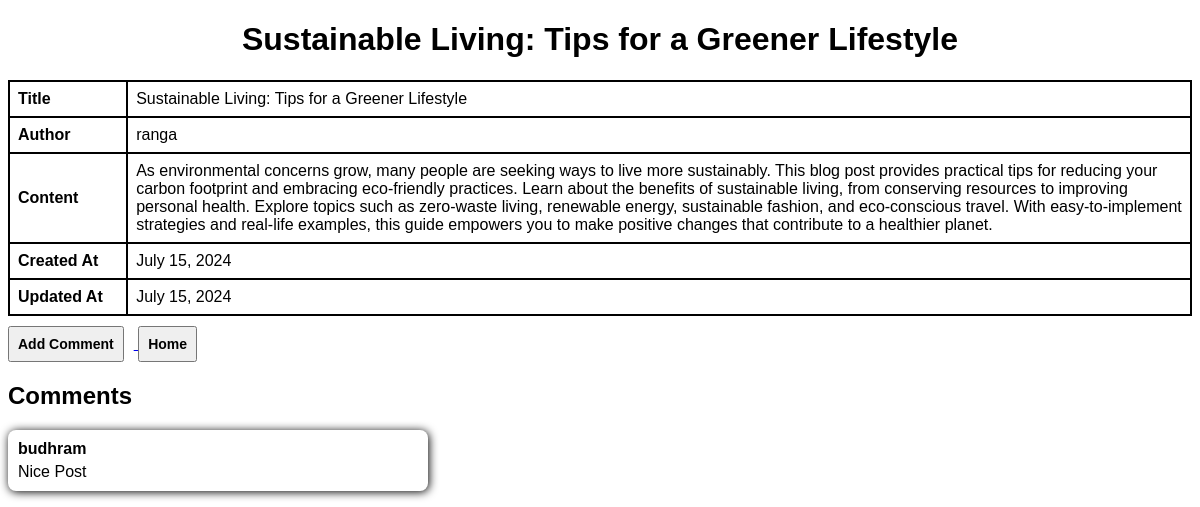
Page /blog/7/ on the committed database.
### blogapp/models.py (models this page shows, shortened)
class Post(models.Model):
    title = models.CharField(max_length=100)
    author = models.CharField(max_length=30, default='sameer')
    description = models.TextField()
    created_at = models.DateField(auto_now_add=True)
    updated_at = models.DateField(auto_now=True)
    comments = models.JSONField(default=list, blank=True)

### blogapp/views.py (the view)
# urls.py: path('blog/<int:id>/', views.showBlogDetails, name='details'),
def showBlogDetails(request, id):
    post = get_object_or_404(Post, pk=id)
    return render(request, 'details.html', {'post': post})

### templates/details.html (shortened to what this page needs)
{% extends "index.html" %}
{% load static %}
{% block style %}
    <link rel="stylesheet" href="{% static "css/details.css" %}">
{% endblock %}
{% block h1 %}
    <h1>{{post.title}}</h1>
{% endblock %}
{% block content %}
    <div>
        <table>
            <tbody>
                <tr>
                    <td class='th'>Title</td>
                    <td>{{post.title}}</td>
                </tr>
                <tr>
                    <td class='th'>Author</td>
                    <td>{{post.author}}</td>
                </tr>
                <tr>
                    <td class='th'>Content</td>
                    <td>{{post.description}}</td>
                </tr>
                <tr>
                    <td class='th'>Created At</td>
                    <td>{{post.created_at}}</td>
                </tr>
                <tr>
                    <td class='th'>Updated At</td>
                    <td>{{post.updated_at}}</td>
                </tr>
            </tbody>
        </table>
        <div class='comment-section'>
            <a href="{% url 'add_comment' post.id %}">
                <button>Add Comment</button>
            </a>
            <a href="{% url 'bloglist'%}">
                <button>Home</button>
            </a>
            <h2>Comments</h2>
            <div class='comments'>
                {% for comment in post.comments %}
                    <div class='comment-box'>
                        <div class='com-author'>{{comment.author}}</div>
                        <div class='com-itself'>{{comment.content}}</div>
                    </div>
                {% endfor %}
            </div>
        </div>
    </div>
{% endblock %}

### static/css/details.css (style rules this page uses)
table { width: 100%; border-collapse: collapse }
th, td { border: 2px solid black; padding: 8px; text-align: left; }
.th { font-weight: bold; width: 10%; }
button { font-size: 14px; cursor: pointer; font-weight: bold; padding: 8px; margin-right: 10px; margin-top: 10px; }
.com-author { font-weight: bold; margin-bottom: 5px; }
.comments { display: flex; flex-wrap: wrap; gap: 30px; width: 400px; }
.comment-box { box-shadow: 1px 1px 10px black; border-radius: 8px; padding: 10px; }
.com-itself { width: 400px; }

### static/css/index.css (style rules this page uses)
body { font-family: sans-serif; }
h1 { text-align: center; }

### rows in the picture
Post: title "Sustainable Living: Tips for a Greener Lifestyle", author "ranga", description "As environmental concerns grow, many people are seeking ways to live more sustainably. This blog post provides practical tips for reducing your carbon footprint and embracing eco-friendly practices. Learn about the benefits of sustainable living, from conserving resources to improving personal health. Explore topics such as zero-waste living, renewable energy, sustainable fashion, and eco-conscious travel. With easy-to-implement strategies and real-life examples, this guide empowers you to make positive changes that contribute to a healthier planet.", created_at "July 15, 2024", updated_at "July 15, 2024"

### other values in the picture
{{ comment.author }} "budhram"
{{ comment.content }} "Nice Post"
